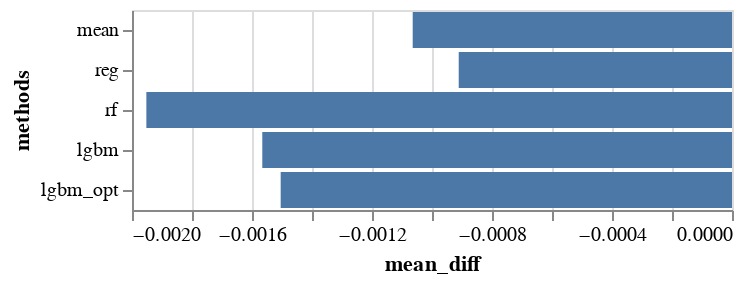

Notebook code cell kept with this figure:
### Code cell
alt.Chart(results).mark_bar().encode(
    x='mean_diff',
    y=alt.Y('methods', sort=methods)
)

### Figure 1 — Vega specification as saved in the notebook (floating-point values rounded to 4 significant figures)
{"$schema": "https://vega.github.io/schema/vega/v5.json", "data": [{"name": "source_0"}, {"name": "data_0", "values": [{"mean_diff": -0.001064, "mean_diff_end": -0.001064, "mean_diff_start": 0.0, "methods": "mean"}, {"mean_diff": -0.0009109, "mean_diff_end": -0.0009109, "mean_diff_start": 0.0, "methods": "reg"}, {"mean_diff": -0.001952, "mean_diff_end": -0.001952, "mean_diff_start": 0.0, "methods": "rf"}, {"mean_diff": -0.001566, "mean_diff_end": -0.001566, "mean_diff_start": 0.0, "methods": "lgbm"}, {"mean_diff": -0.001504, "mean_diff_end": -0.001504, "mean_diff_start": 0.0, "methods": "lgbm_opt"}]}, {"name": "source_0_y_domain_methods", "values": [{"methods": "mean", "sort_field": 0.0}, {"methods": "reg", "sort_field": 1.0}, {"methods": "rf", "sort_field": 2.0}, {"methods": "lgbm", "sort_field": 3.0}, {"methods": "lgbm_opt", "sort_field": 4.0}]}], "signals": [{"name": "y_step", "value": 20}, {"name": "height", "update": "bandspace(domain('y').length, 0.1, 0.05) * y_step"}], "marks": [{"type": "rect", "name": "marks", "from": {"data": "data_0"}, "encode": {"update": {"height": {"signal": "max(0.25, bandwidth('y'))"}, "fill": {"value": "#4c78a8"}, "x2": {"field": "mean_diff_start", "scale": "x"}, "y": {"field": "methods", "scale": "y"}, "x": {"field": "mean_diff_end", "scale": "x"}, "description": {"signal": "\"mean_diff: \" + (format(datum[\"mean_diff\"], \"\")) + \"; methods: \" + (isValid(datum[\"methods\"]) ? datum[\"methods\"] : \"\"+datum[\"methods\"])"}, "ariaRoleDescription": {"value": "bar"}}}, "style": ["bar"]}], "scales": [{"name": "x", "type": "linear", "domain": {"data": "data_0", "fields": ["mean_diff_start", "mean_diff_end"]}, "range": [0, {"signal": "width"}], "zero": true, "nice": true}, {"name": "y", "type": "band", "domain": {"data": "source_0_y_domain_methods", "field": "methods", "sort": {"op": "max", "field": "sort_field"}}, "range": {"step": {"signal": "y_step"}}, "paddingInner": 0.1, "paddingOuter": 0.05}], "axes": [{"scale": "x", "labels": false, "domain": false, "aria": false, "zindex": 0, "grid": true, "orient": "bottom", "gridScale": "y", "maxExtent": 0, "ticks": false, "minExtent": 0, "tickCount": {"signal": "ceil(width/40)"}}, {"scale": "x", "labelFlush": true, "labelOverlap": true, "tickCount": {"signal": "ceil(width/40)"}, "zindex": 0, "orient": "bottom", "grid": false, "title": "mean_diff"}, {"scale": "y", "orient": "left", "grid": false, "title": "methods", "zindex": 0}], "width": 300, "style": "cell", "background": "white", "padding": 5}
